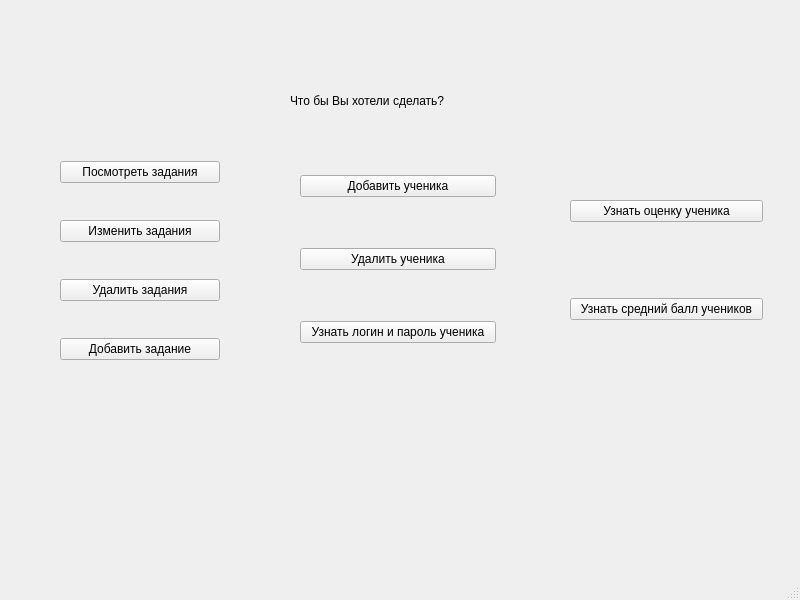
<?xml version="1.0" encoding="UTF-8"?>
<ui version="4.0">
 <class>MainWindow</class>
 <widget class="QMainWindow" name="MainWindow">
  <property name="geometry">
   <rect>
    <x>0</x>
    <y>0</y>
    <width>800</width>
    <height>600</height>
   </rect>
  </property>
  <property name="windowTitle">
   <string>MainWindow</string>
  </property>
  <widget class="QWidget" name="centralwidget">
   <widget class="QLabel" name="label">
    <property name="geometry">
     <rect>
      <x>290</x>
      <y>80</y>
      <width>191</width>
      <height>41</height>
     </rect>
    </property>
    <property name="text">
     <string>Что бы Вы хотели сделать?</string>
    </property>
   </widget>
   <widget class="QWidget" name="verticalLayoutWidget">
    <property name="geometry">
     <rect>
      <x>60</x>
      <y>130</y>
      <width>160</width>
      <height>261</height>
     </rect>
    </property>
    <layout class="QVBoxLayout" name="verticalLayout">
     <item>
      <widget class="QPushButton" name="lookButton">
       <property name="text">
        <string>Посмотреть задания</string>
       </property>
      </widget>
     </item>
     <item>
      <widget class="QPushButton" name="changeButton">
       <property name="text">
        <string>Изменить задания</string>
       </property>
      </widget>
     </item>
     <item>
      <widget class="QPushButton" name="deleteButton">
       <property name="text">
        <string>Удалить задания</string>
       </property>
      </widget>
     </item>
     <item>
      <widget class="QPushButton" name="addButton">
       <property name="text">
        <string>Добавить задание</string>
       </property>
      </widget>
     </item>
    </layout>
   </widget>
   <widget class="QWidget" name="verticalLayoutWidget_2">
    <property name="geometry">
     <rect>
      <x>300</x>
      <y>130</y>
      <width>196</width>
      <height>261</height>
     </rect>
    </property>
    <layout class="QVBoxLayout" name="verticalLayout_2">
     <item>
      <widget class="QPushButton" name="inviteButton">
       <property name="text">
        <string>Добавить ученика</string>
       </property>
      </widget>
     </item>
     <item>
      <widget class="QPushButton" name="removeButton">
       <property name="text">
        <string>Удалить ученика</string>
       </property>
      </widget>
     </item>
     <item>
      <widget class="QPushButton" name="knowButton">
       <property name="text">
        <string>Узнать логин и пароль ученика</string>
       </property>
      </widget>
     </item>
    </layout>
   </widget>
   <widget class="QWidget" name="verticalLayoutWidget_3">
    <property name="geometry">
     <rect>
      <x>570</x>
      <y>130</y>
      <width>193</width>
      <height>261</height>
     </rect>
    </property>
    <layout class="QVBoxLayout" name="verticalLayout_3">
     <item>
      <widget class="QPushButton" name="gradeButton">
       <property name="text">
        <string>Узнать оценку ученика</string>
       </property>
      </widget>
     </item>
     <item>
      <widget class="QPushButton" name="avrgButton">
       <property name="text">
        <string>Узнать средний балл учеников</string>
       </property>
      </widget>
     </item>
    </layout>
   </widget>
  </widget>
  <widget class="QMenuBar" name="menubar">
   <property name="geometry">
    <rect>
     <x>0</x>
     <y>0</y>
     <width>800</width>
     <height>26</height>
    </rect>
   </property>
  </widget>
  <widget class="QStatusBar" name="statusbar"/>
 </widget>
 <resources/>
 <connections/>
</ui>
